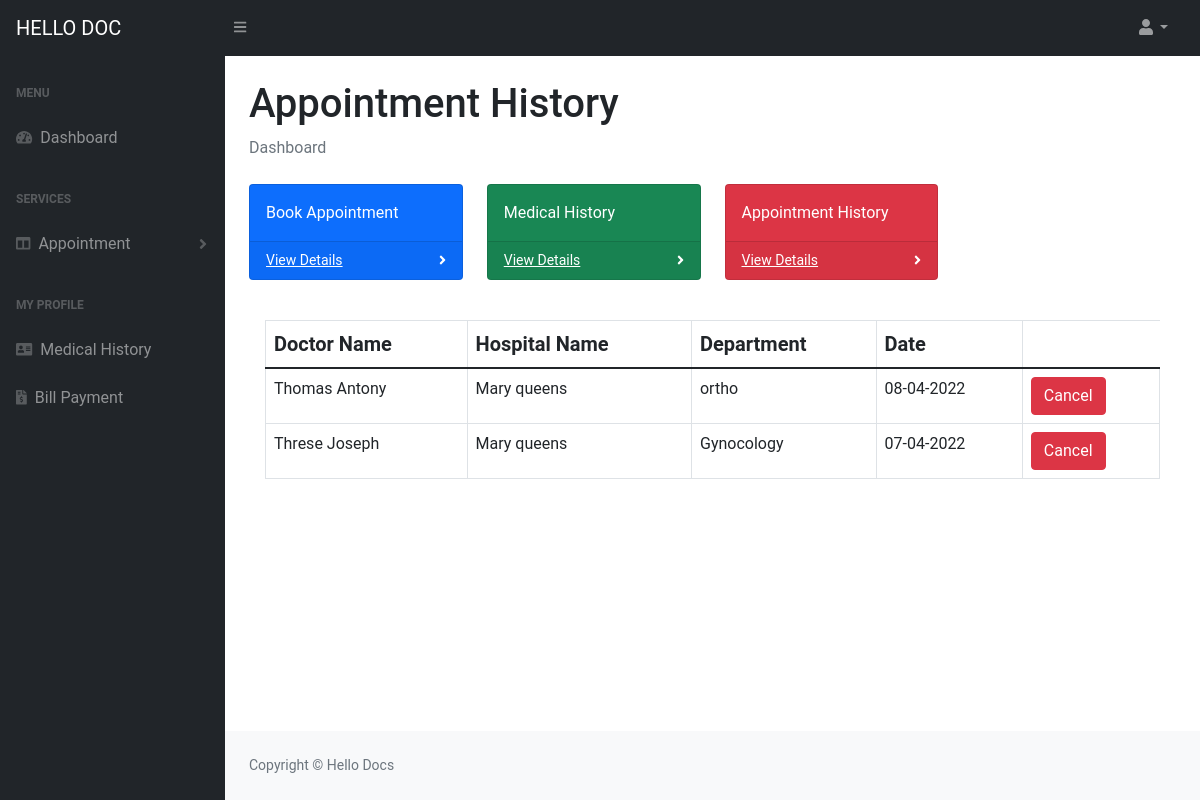
/appointmenthistory.php (signed in), run on the app's committed database.
### tables this page shows
CREATE TABLE `new_appointment` (
  `id` int(11) NOT NULL,
  `user_id` int(11) NOT NULL,
  `patient_name` varchar(50) NOT NULL,
  `doctor_id` int(11) NOT NULL,
  `hosptial_id` int(11) NOT NULL,
  `time_slot` int(11) NOT NULL,
  `date` varchar(100) NOT NULL,
  `status` int(11) NOT NULL
);

CREATE TABLE `doctor` (
  `doctor_id` int(100) NOT NULL,
  `doc_fees` int(11) NOT NULL,
  `doctor_name` varchar(1000) NOT NULL,
  `specialization` varchar(1000) NOT NULL
);

CREATE TABLE `hospital` (
  `hospital_id` int(100) NOT NULL,
  `license` varchar(500) NOT NULL,
  `hospital_name` varchar(100) NOT NULL,
  `hospital_location` varchar(1000) NOT NULL,
  `hospital_number` int(100) NOT NULL,
  `hospital_email` varchar(1000) NOT NULL,
  `user_created_at` date NOT NULL DEFAULT current_timestamp(),
  `status` int(100) NOT NULL DEFAULT 1
);

### appointmenthistory.php (the view, shortened to what this page needs)
<?php
if ($_SESSION["hellodocsession"] == session_id()) {
?>
    <!DOCTYPE html>
    <html lang="en">
    <head>
        <link rel="stylesheet" href="../style/style.css">
        <link href="https://cdn.jsdelivr.net/npm/simple-datatables@latest/dist/style.css" rel="stylesheet" />
        <link href="css/styles.css" rel="stylesheet" />
    </head>
    <body class="sb-nav-fixed">
        <nav class="sb-topnav navbar navbar-expand navbar-dark bg-dark">
            <a class="navbar-brand ps-3" href="index.html">HELLO DOC</a>
            <button class="btn btn-link btn-sm order-1 order-lg-0 me-4 me-lg-0" id="sidebarToggle" href="#!"><i class="fas fa-bars"></i></button>
            <ul class="navbar-nav ms-auto ms-md-0 me-3 me-lg-4">
                <li class="nav-item dropdown">
                    <a class="nav-link dropdown-toggle" id="navbarDropdown" href="#" role="button" data-bs-toggle="dropdown" aria-expanded="false"><i class="fas fa-user fa-fw"></i></a>
                </li>
            </ul>
        </nav>
        <div id="layoutSidenav">
            <div id="layoutSidenav_nav">
                <nav class="sb-sidenav accordion sb-sidenav-dark" id="sidenavAccordion">
                    <div class="sb-sidenav-menu">
                        <div class="nav">
                            <div class="sb-sidenav-menu-heading">Menu</div>
                            <a class="nav-link" href="./dashboard.php">
                                <div class="sb-nav-link-icon"><i class="fas fa-tachometer-alt"></i></div>
                                Dashboard
                            </a>
                            <div class="sb-sidenav-menu-heading">Services</div>
                            <a class="nav-link collapsed" href="#" data-bs-toggle="collapse" data-bs-target="#collapseLayouts" aria-expanded="false" aria-controls="collapseLayouts">
                                <div class="sb-nav-link-icon"><i class="fas fa-columns"></i></div>
                                Appointment
                                <div class="sb-sidenav-collapse-arrow"><i class="fas fa-angle-down"></i></div>
                            </a>
                            <div class="sb-sidenav-menu-heading">My Profile</div>
                            <a class="nav-link" href="./medicalreport.php">
                                <div class="sb-nav-link-icon"><i class="fas fa-address-card"></i></div>
                                Medical History
                            </a>
                            <a class="nav-link" href="bill.php">
                                <div class="sb-nav-link-icon"><i class="fas fa-file-invoice-dollar"></i></div>
                                Bill Payment
                            </a>
                        </div>
                    </div>
                </nav>
            </div>
            <div id="layoutSidenav_content">
                <main>
                    <div class="container-fluid px-4">
                        <h1 class="mt-4">Appointment History</h1>
                        <ol class="breadcrumb mb-4">
                            <li class="breadcrumb-item active">Dashboard</li>
                        </ol>
                        <div class="row">
                            <div class="col-xl-3 col-md-6">
                                <div class="card bg-primary text-white mb-4">
                                    <div class="card-body">Book Appointment</div>
                                    <div class="card-footer d-flex align-items-center justify-content-between">
                                        <a class="small text-white stretched-link" href="userhospital.php">View Details</a>
                                        <div class="small text-white"><i class="fas fa-angle-right"></i></div>
                                    </div>
                                </div>
                            </div>
                            <div class="col-xl-3 col-md-6">
                                <div class="card bg-success text-white mb-4">
                                    <div class="card-body">Medical History</div>
                                    <div class="card-footer d-flex align-items-center justify-content-between">
                                        <a class="small text-white stretched-link" href="./medicalreport.php">View Details</a>
                                        <div class="small text-white"><i class="fas fa-angle-right"></i></div>
                                    </div>
                                </div>
                            </div>
                            <div class="col-xl-3 col-md-6">
                                <div class="card bg-danger text-white mb-4">
                                    <div class="card-body">Appointment History</div>
                                    <div class="card-footer d-flex align-items-center justify-content-between">
                                        <a class="small text-white stretched-link" href="./appointmenthistory.php">View Details</a>
                                        <div class="small text-white"><i class="fas fa-angle-right"></i></div>
                                    </div>
                                </div>
                            </div>
                        </div>
                        <div class="card-body">
                            <div class="dataTable-wrapper dataTable-loading no-footer sortable searchable fixed-columns">
                                <div class="dataTable-container">
                                    <table id="datatablesSimple" class="dataTable-table">
                                        <thead>
                                            <tr>
                                                <th>Doctor Name</th>
                                                <th>Hospital Name</th>
                                                <th>Department</th>
                                                <th>Date </th>
                                            </tr>
                                        <tbody>
                                            <?php
                                            include('./cred/connect.php');
                                            $sql = "SELECT * from new_appointment ORDER BY date DESC";
                                            $sqlRes = mysqli_query($connect, $sql);
                                            while ($row = mysqli_fetch_assoc($sqlRes)) {
                                                $docId = $row['doctor_id'];
                                                $fetchDoctor = "SELECT * from doctor where doctor_id='$docId'";
                                                $fetchDoctorRes = mysqli_query($connect, $fetchDoctor);
                                                $docRow = mysqli_fetch_array($fetchDoctorRes);
                                                $hosId = $row['hosptial_id'];
                                                $fetchHos = "SELECT * from hospital where hospital_id='$hosId'";
                                                $fetchHosRes = mysqli_query($connect, $fetchHos);
                                                $hosRow = mysqli_fetch_array($fetchHosRes);
                                                $datee=$row['date'];
                                                $datee = date('d-m-Y', strtotime($datee));
                                                echo "  <tr>
                                                <td>" . $docRow['doctor_name'] . "</td>
                                                <td>" . $hosRow['hospital_name'] . "</td>
                                                <td>" . $docRow['specialization'] . "</td>
                                                <td>" . $datee . "</td>";
                                                $id = $row['id'];
                                                if ($row["status"] == 1) {
                                                    echo "<td><form action='appointmenthistory.php' method='post'><button class='btn btn-danger' type='submit' value=" . $id . " name='del'>Cancel</button></form></td>";
                                                } else {
                                                    echo ("<td><form action='appointmenthistory.php' method='post'><button class='btn btn-success' type='submit' value=" . $id . " name='act'>Activate</button></form></td>");
                                                }
                                            }
                                            ?>
                                        </tbody>
                                    </table>
                                </div>
                            </div>
                        </div>
                    </div>
                </main>
                <footer class="py-4 bg-light mt-auto">
                    <div class="container-fluid px-4">
                        <div class="d-flex align-items-center justify-content-between small">
                            <div class="text-muted">Copyright &copy; Hello Docs</div>
                        </div>
                    </div>
                </footer>
            </div>
        </div>
    </body>
    </html>
<?php
} else {
    header('location:auth/index.php');
}
?>

### style/style.css (style rules this page uses)
* { margin: 0; padding: 0; font-family: "Roboto", sans-serif; }

### data on the page
new_appointment: doctor.doctor_name "Thomas Antony", hospital.hospital_name "Mary queens", doctor.specialization "ortho", date "08-04-2022", $id 1 (drawn)
new_appointment: doctor.doctor_name "Threse Joseph", hospital.hospital_name "Mary queens", doctor.specialization "Gynocology", date "07-04-2022", $id 2 (drawn)
